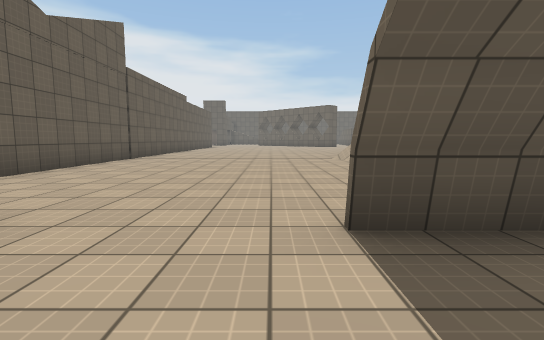
[1] (above)

20 first-person views from a walk through a 3-D level made in the Unity game engine. The camera is 1.2 m above the floor, tilts 6° down and sees 85° across. The floor is counted in squares, 2 m on a side. Each view is taken from the middle of a square. On the plan, view 1 faces up. The plan holds only what a view shows up to about 9 squares ahead; the rest is blank. The place goes on beyond the plan. Surface patterns are stand-ins for the level's own textures.

[2]
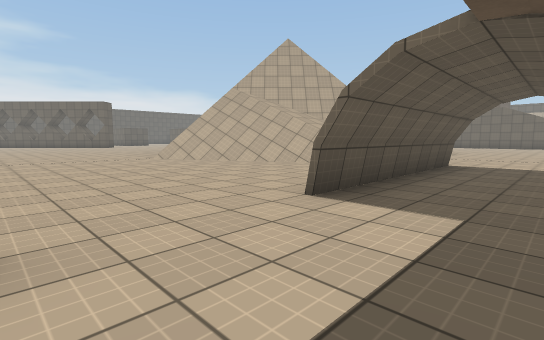

[3]
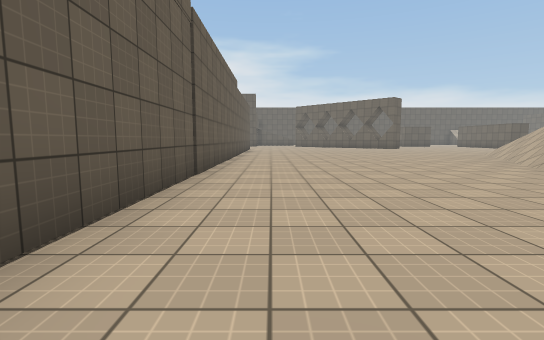

[4]
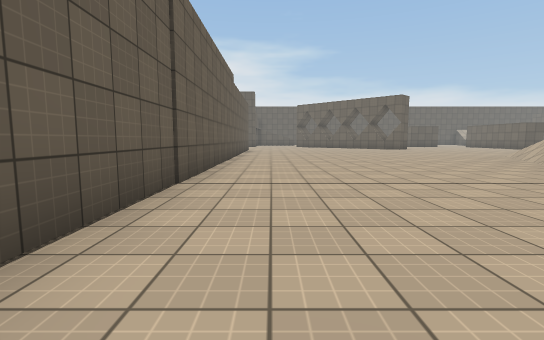

[5]
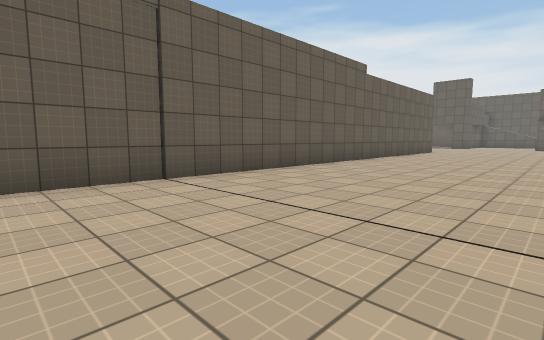

[6]
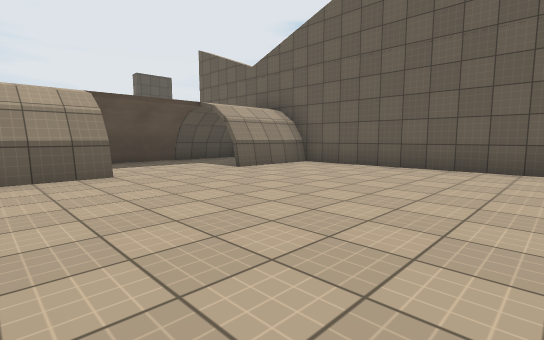

[7]
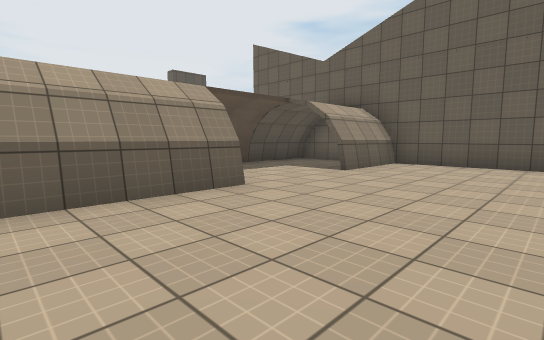

[8]
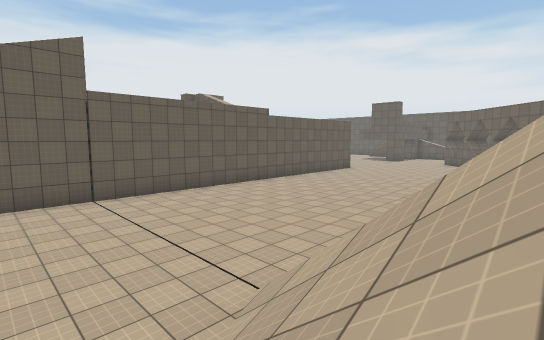

[9]
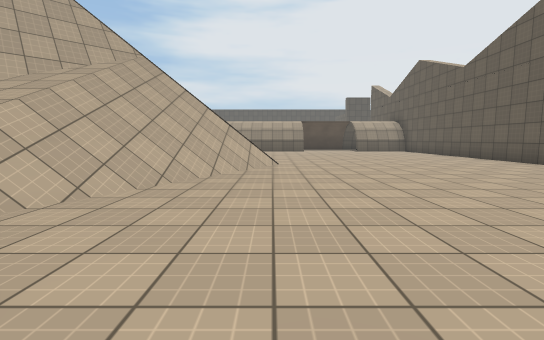

[10]
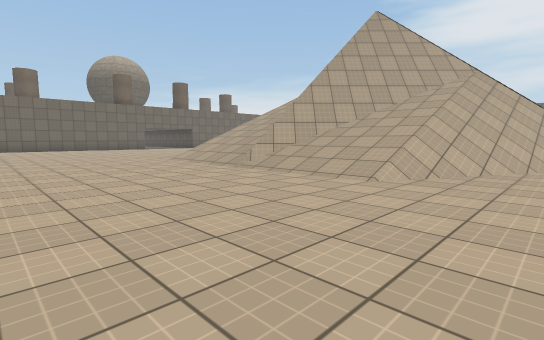

[11]
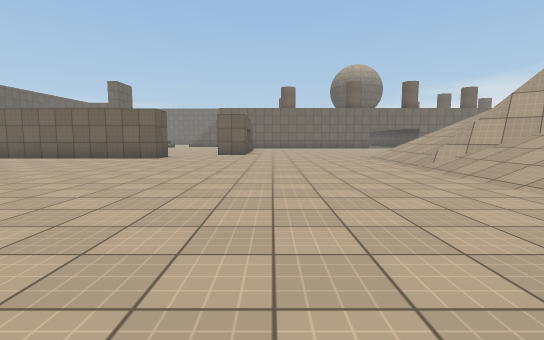

[12]
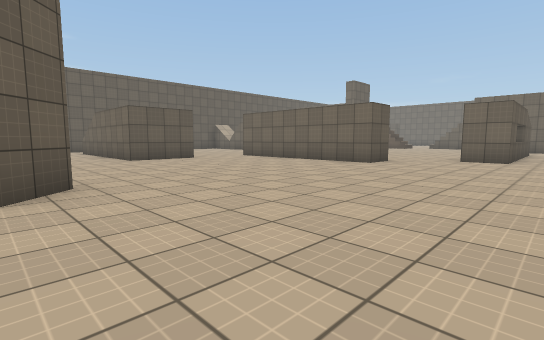

[13]
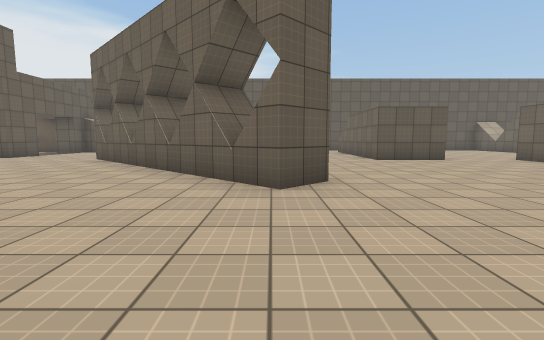

[14]
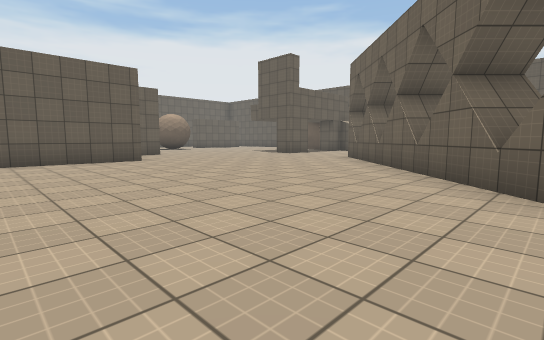

[15]
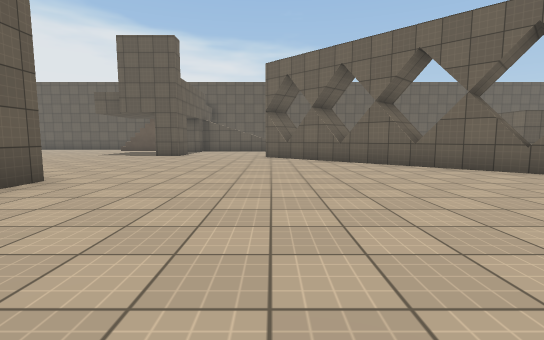

[16]
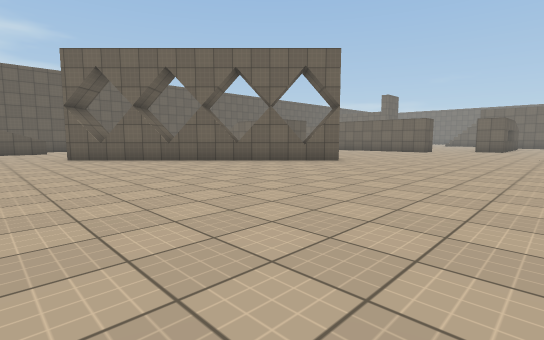

[17]
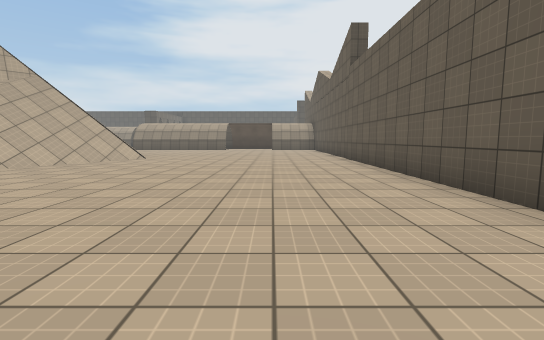

[18]
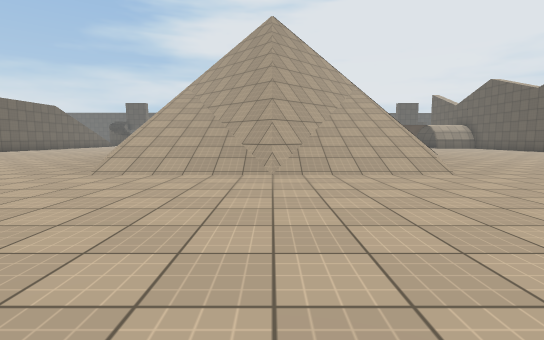

[19]
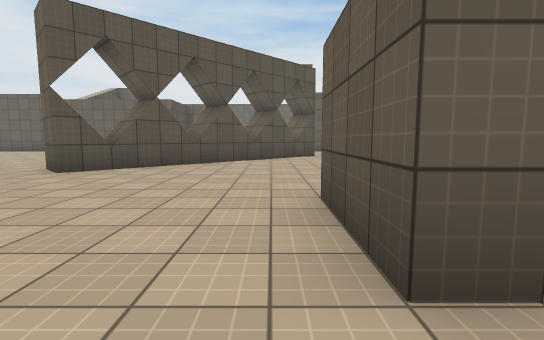

[20]
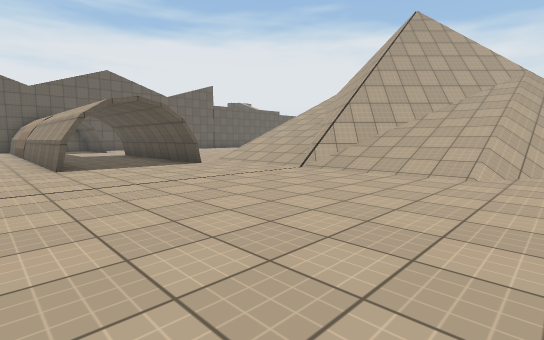

### Floor plan
Key: @ floor where view 1 was taken; # wall or solid block; x gap in a wall; . main floor; : floor 0.25 m higher than the main floor; / step, stairs or slope; = window, fence, low wall or low ledge.
Columns run from 7 left of view 1 to 13 right of it. Each row starts with its distance up from view 1.
 27    ...##......###..
 26 .......##.........#
 25 ........##........#
 24  ........##.......#
 23  .........##......#
 22   .........#......##
 21    ..................
 20    .................#
 19    .................#
 18    ..................
 17     .................
 16    ..................
 15    .........///////..
 14    .........///#///..
 13    ........///###///.
 12    ........///###///.
 11    .......///#####/
 10    .......///##  #
  9   x#.....://=#   #=
  8    #......//    ##/
  7    #......//    ##//
  6    =.......// ###///
  5    #.......///###///
  4    #....... ///#///.
  3    #....... ///#///.
  2    ##...#####.......
  1    #................
  0    ....@............
 -1    ##########.......
 -2           ..........

Where each view was taken, in squares from view 1:
view 1: 0 up, 0 right, facing up
view 2: 0 up, 2 left, facing up-right
view 3: 4 up, 3 left, facing up
view 4: 5 up, 3 left, facing up
view 5: 7 up, 0 right, facing up-left
view 6: 7 up, 2 right, facing down-left
view 7: 5 up, 3 right, facing down-left
view 8: 7 up, 4 right, facing up-left
view 9: 16 up, 2 right, facing down
view 10: 19 up, 3 right, facing down-right
view 11: 18 up, 2 right, facing right
view 12: 18 up, 4 right, facing up-right
view 13: 18 up, 4 right, facing up
view 14: 18 up, 4 right, facing up-left
view 15: 17 up, 1 left, facing up
view 16: 17 up, 3 left, facing up-right
view 17: 18 up, 2 left, facing down
view 18: 20 up, 8 right, facing down
view 19: 26 up, 10 right, facing left
view 20: 2 down, 12 right, facing up-left
